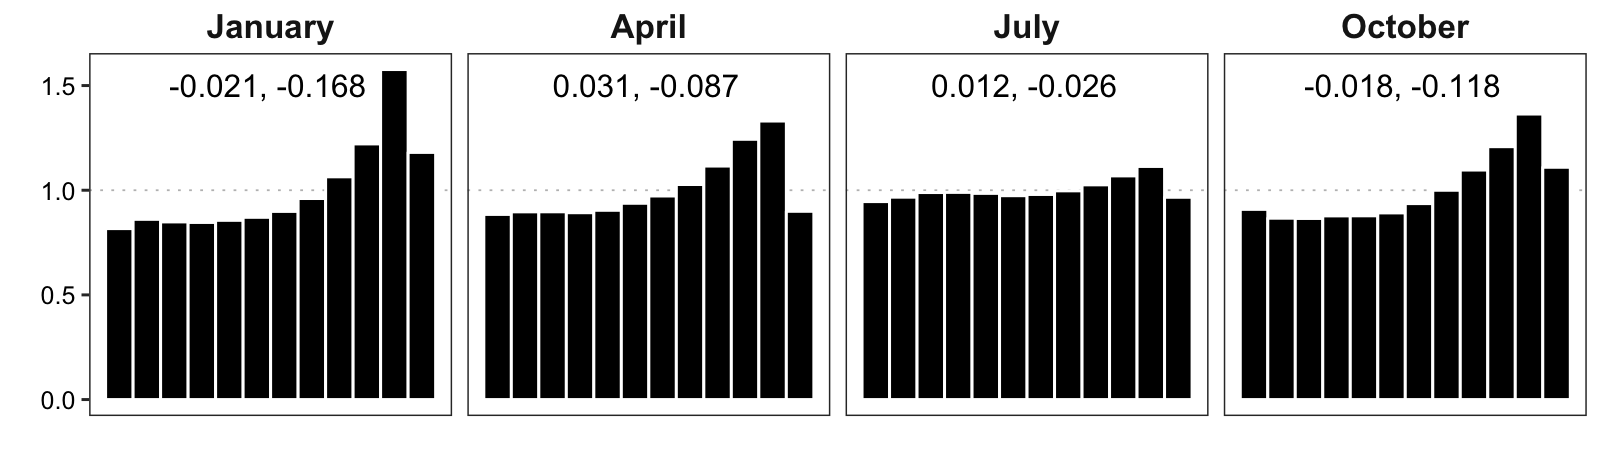

This figure's R source:

## Create standard vefification rank histograms from downscaled field data

library(lubridate)
library(dplyr)
library(reshape2)
library(ggplot2)

## import fields_dat dim(lat x lon x time x mem)
load('../data/gsdm_downscaled_fields.RData')

disagg_rank <- function(r) {
  return(runif(1, r-1/24, r+1/24))
}

beta_score <- function(a, b) {
  bs <- 1 - sqrt(1 / (as.numeric(a)*as.numeric(b)))
  return( round(bs, 3) )
}

beta_bias <- function(a, b) {
  bb <- as.numeric(b) - as.numeric(a)
  return( round(bb, 3) )
}


m <- c(1, 4, 7, 10) # Jan, Apr, Jul, Oct
dates <- seq.Date(as.Date('2002-01-02'), as.Date('2015-12-30'), by='day')
dates <- dates[(month(dates) %in% m)]


## iterate over time, compute pointwise ranks across members
ranks_arr <- apply(field_dat, c(3,1,2),
                   function(point){
                     if(length(unique(point)) == 1) {
                       ## ignore exact ties in rank
                       return(NA)
                     }
                     return(rank(point, ties.method = "random")[1])
                   })


## tidy data
ranks_df <- data.frame(t(matrix(ranks_arr, dim(ranks_arr)[1], prod(dim(ranks_arr)[2:3]))))
colnames(ranks_df) <- dates

## map ranks into (0,1)
ranks_df <- melt(ranks_df, variable.name='date', value.name='rank')
ranks_df <- ranks_df %>% drop_na() %>% mutate(rank = (rank-0.5)/12)

## fit beta parameters to density rank hists
set.seed(20)
down_fit_tab <- ranks_df %>%
  drop_na() %>%
  mutate(rank = sapply(rank, disagg_rank), month = month(date)) %>%
  group_by(month) %>%
  summarise(params=paste(fitdist(rank,'beta')$estimate, collapse=" ")) %>%
  separate(params, c('a', 'b'), sep=" ") %>%
  mutate(beta.score=beta_score(a, b), beta.bias=beta_bias(a, b)) %>%
  unite(scores, beta.score:beta.bias, sep = ", ") 


## create labels for facets
month_labs <- c(
  '1' = "January",
  '4' = "April",
  '7' = "July",
  '10' = "October"
)

## stratify days by month and build histograms
png("fig08.png", units="in", height=2.3, width=8, res=200, pointsize=10)

ranks_df %>%
  mutate(month = month(date)) %>%
  ggplot(aes(x=rank)) +
  geom_hline(yintercept=1, linetype=3, size=0.3, color="grey") +
  geom_histogram(aes(y=..density..), bins=12, fill="black", color="white") +
  facet_wrap(~month, ncol=4, labeller=as_labeller(month_labs)) +
  annotate("text", x=0.45, y=1.5, size=4, label=down_fit_tab$scores) +
  labs(y="", x="") +
  theme_bw() +
  theme(legend.title = element_blank(),
        strip.background = element_blank(),
        text = element_text(color="black"),
        strip.text= element_text(size=12, face="bold"),
        axis.text = element_text(size=9, color="black"),
        axis.text.x = element_blank(),
        axis.ticks.x = element_blank(),
        panel.grid.minor = element_blank(),
        panel.grid.major.x = element_blank(),
        panel.grid.major = element_blank(),
        aspect.ratio = 1/1,
        plot.margin = unit(c(0,0.1,0,0), "cm"))

dev.off()
